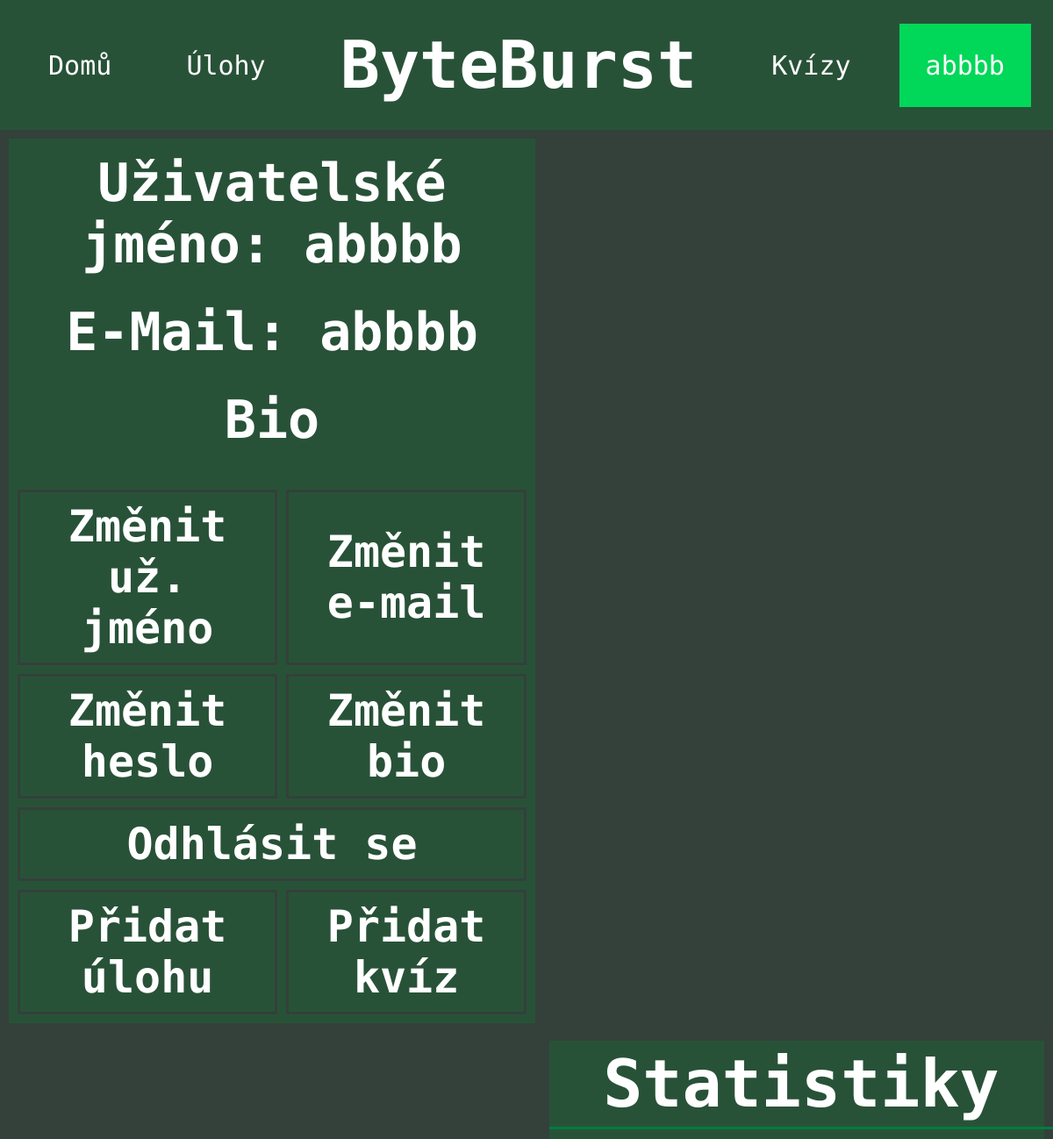
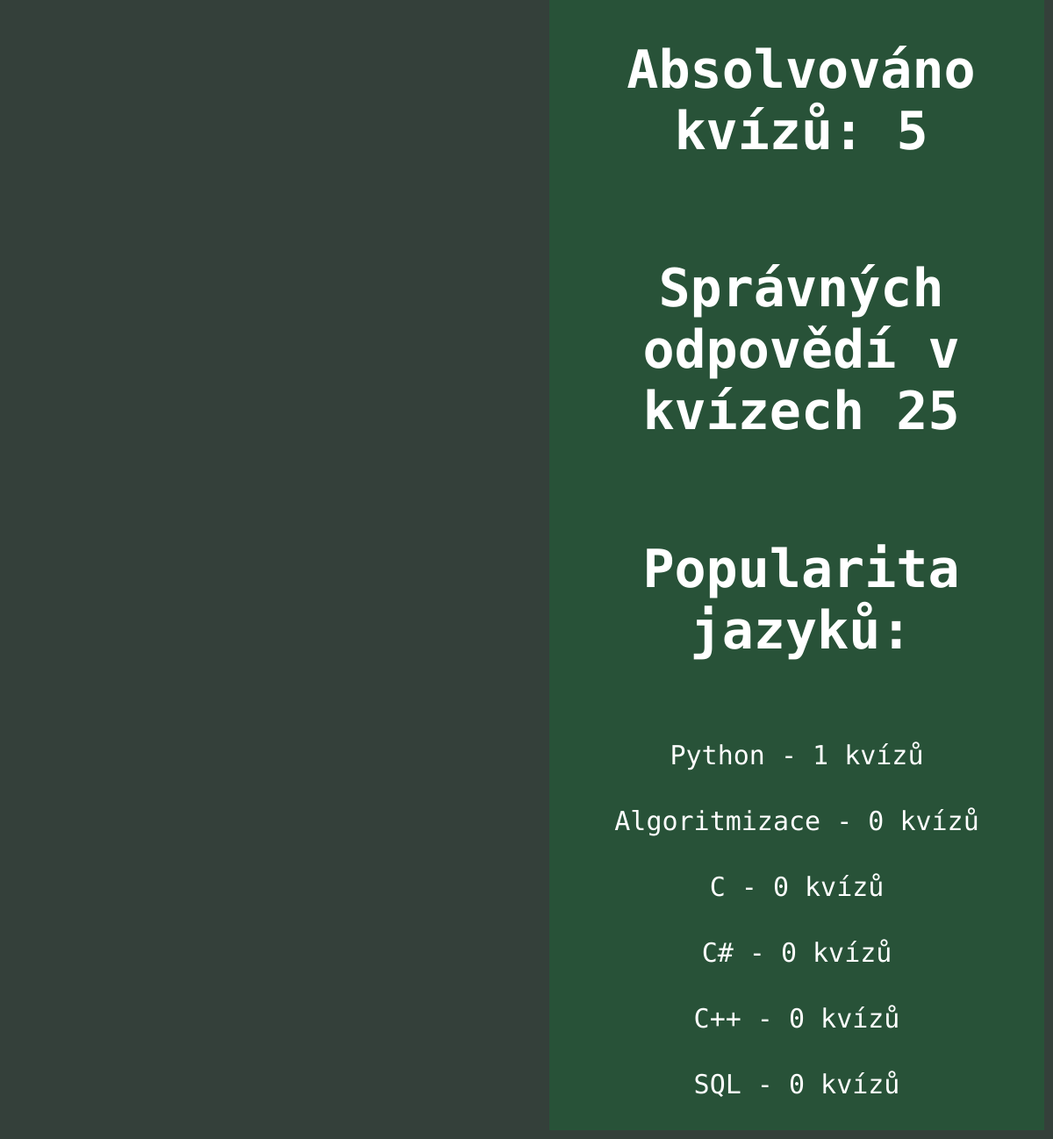
Screenshot of /profile (signed in) with the database file from the repository (2 pictures, top to bottom).
### tables this page shows
CREATE TABLE "category" (
	"id"	INTEGER,
	"name"	TEXT,
	PRIMARY KEY("id" AUTOINCREMENT)
);

### app.py (the view)
@app.route("/profile", methods=["POST","GET"])
def profile():
    print(session.get("username"))
    if request.method=="POST":
        con = sqlite3.connect("database.db")
        cur = con.cursor()
        username=request.form["name"]
        email=request.form["email"]
        password=request.form["password"]
        bio=request.form["bio"]
        email_duplicate=cur.execute("SELECT email FROM user WHERE email=?",(email,))
        email_duplicate=email_duplicate.fetchall()
        username_duplicate=cur.execute("SELECT username FROM user WHERE username=?",(username,))
        username_duplicate=username_duplicate.fetchall()
        con.commit()
        if username_duplicate and email_duplicate:
            flash("Zadaný E-Mail a uživatelské jméno jsou obsazené!")
            con.close()
            return redirect(url_for("profile"))
        elif email_duplicate:
            flash("Zadaný E-Mail je již obsazený!")
            con.close()
            return redirect(url_for("profile"))
        elif username_duplicate:
            flash("Zadané uživatelské jméno je obsazené!")
            con.close()
            return redirect(url_for("profile"))
        else:
            cur.execute("INSERT INTO user (username, email, password,bio) VALUES (?,?,?,?)",(username,email,password,bio))
            cur.execute("SELECT id FROM user where username=?",(username,))
            id=cur.fetchone()
            print(id[0])
            session["id"]=id[0]
            cur.execute("SELECT id FROM category ORDER BY id DESC")
            category_id_max=cur.fetchone()[0]
            for i in range(1,category_id_max+1):
                cur.execute("INSERT INTO language_popularity(user_id, category_id, value) VALUES (?, ?,?)",(session["id"],i,0,))
            session["bio"]=bio
            session["username"]=username
            session["email"]=email
            print(session["id"])
            con.commit()
            con.close()
            return redirect(url_for("index"))
    elif "username" in session:
        con = sqlite3.connect("database.db")
        cur = con.cursor()
        cur.execute("SELECT quiz_correct, quiz_absolved FROM user WHERE username=?",(session["username"],))
        quiz_correct, quiz_absolved=cur.fetchone()
        cur.execute("SELECT * FROM language_popularity WHERE user_id=?",(session["id"],))
        language_popularity_temporary=cur.fetchall()
        cur.execute("SELECT name FROM category")
        categories=cur.fetchall()
        language_popularity={}
        for i in range (0, len(categories)):
            language_popularity[categories[i]]=language_popularity_temporary[i][3]
        print(language_popularity)
        language_popularity=sorted(language_popularity.items(), key=lambda x: x[1], reverse=True)
        return render_template("pages/profil.html", active=4, username=session["username"], email=session["email"], bio=session["bio"], quiz_correct=quiz_correct, quiz_absolved=quiz_absolved, language_popularity=language_popularity)
    else:
        return render_template("profile_forms/register.html", active=4)

### templates/pages/profil.html (shortened to what this page needs)
{% extends "layout/header.html" %}
{% block content %}
<div class="profile-left-section">
    <h2>Uživatelské jméno: {{ username }}</h2><br>
    <h2>E-Mail: {{ email }}</h2><br>
    <h2>Bio</h2><br>
    <table class="profile-links">
    <tr>
        <td><a href="{{ url_for('change_username')}}">Změnit už. jméno</a></td>
        <td><a href="{{ url_for('change_email')}}">Změnit e-mail</a></td>
    </tr>
    <tr>
        <td><a href="{{ url_for('change_password')}}">Změnit heslo</a></td>
        <td><a href="{{ url_for('change_bio')}}">Změnit bio</a></td>
    </tr>
    <tr>
        <td colspan="2"><a href="{{ url_for('logout') }}">Odhlásit se</a></td>
    </tr>
    <tr>
        <td><a href="{{ url_for('add_task') }}">Přidat úlohu</a></td>
        <td><a href="{{ url_for('add_quiz') }}">Přidat kvíz</a></td>
    </tr>
    </table>
</div>
<div class="profile-right-section">
    <h1>Statistiky</h1>
    <h2>Absolvováno kvízů: {{ quiz_absolved }}</h2>
    <h2>Správných odpovědí v kvízech {{ quiz_correct }}</h2>
    <h2 style="text-align: center;">Popularita jazyků:</h2>
    {% for element in language_popularity %}
        <p>{{ element[0][0] }} - {{ element[1] }} kvízů</p>
    {% endfor %}
</div>
{% endblock %}

### templates/layout/header.html (shortened to what this page needs)
<!DOCTYPE html>
<html lang="en">
<head>
    <link rel="stylesheet" href="../static/css/style.css">
</head>
<body>
<header>
    <ul>
            {% if active==1 %}
            <li><a class="active" href="{{url_for('index')}}">Domů</a></li>
            {% else %}
            <li><a href="{{url_for('index')}}">Domů</a></li>
            {% endif %}
            {% if active==2 %}
            <li><a class="active" href="{{url_for('tasks')}}">Úlohy</a></li>
            {% else %}
            <li><a href="{{url_for('tasks')}}">Úlohy</a></li>
            {% endif %}
            <li style="margin: 30px;"><h1>ByteBurst</h1></li>
            {% if active==3 %}
            <li><a class="active" href="{{url_for('kvizy')}}">Kvízy</a></li>
            {% else %}
            <li><a href="{{url_for('kvizy')}}">Kvízy</a></li>
            {% endif %}
            {% if active==4 and not session["username"] %}
            <li><a class="active" href="{{url_for('profile')}}">Registrovat</a></li>
            {% elif not session["username"] %}
            <li><a href="{{url_for('profile')}}">Registrovat</a></li>
            {% elif active!=4 %}
            <li><a href="{{url_for('profile')}}">{{ session["username"] }}</a></li>
            {% else %}
            <li class="active" style="float:right"><a href="{{url_for('profile')}}">{{ session["username"] }}</a></li>
            {% endif %}
      </ul>
</header>
    {% block content %}{% endblock %}
</body>
</html>

### static/css/style.css (style rules this page uses)
* { font-family: "Ubuntu Mono", monospace; color: white; }
:root { --background-green:#285238; --hover-green:#007C41; --active-green:#01D758; --page-background: #34403A; }
body { margin: 0; padding: 0; background-color: #34403A; }
header ul { list-style-type: none; margin: 0; padding: 0; overflow: hidden; background-color: var(--background-green); display: flex; justify-content: space-evenly; align-items: center; }
header li a, button { display: block; text-align: center; padding: 30px 30px; margin: 0; text-decoration: none; font-size:30px; transition: 0.3s; background-color: none; }
header .active { background-color: var(--active-green); color:var(--background-green); }
h1 { font-size: 75px; display: inline-block; text-align: center; margin: auto; position: relative; }
h2 { font-size: 60px; display: inline-block; }
.profile-left-section { width: 50%; float: left; text-align: center; margin: 10px; background-color: var(--background-green); }
.profile-left-section h2 { margin: 10px; max-width: 90%; }
.profile-right-section { width: 47%; float: right; margin: 10px; background-color: var(--background-green); min-height: 500px; }
.profile-right-section h1,h2 { width: 100%; padding: 5px; text-align: center; }
.profile-right-section h1 { border-bottom: solid var(--hover-green); }
.profile-right-section p { font-size: 30px; padding: 5px; text-align: center; }
.profile-links { margin: auto; border-spacing: 10px; }
.profile-links a { text-decoration: none; font-weight: bold; font-size:50px; }
.profile-links tr, td { text-align: center; padding: 10px; }
.profile-links td { min-width: 200px; border: solid var(--page-background); transition: 0.3s; }

### rows the page displays
category: name "Python", element "1"
category: name "Algoritmizace", element "0"
category: name "C", element "0"
category: name "C#", element "0"
category: name "C++", element "0"
category: name "SQL", element "0"

### other values shown
{{ session["username"] }} "abbbb"
{{ username }} "abbbb"
{{ email }} "abbbb"
{{ quiz_absolved }} "5"
{{ quiz_correct }} "25"
